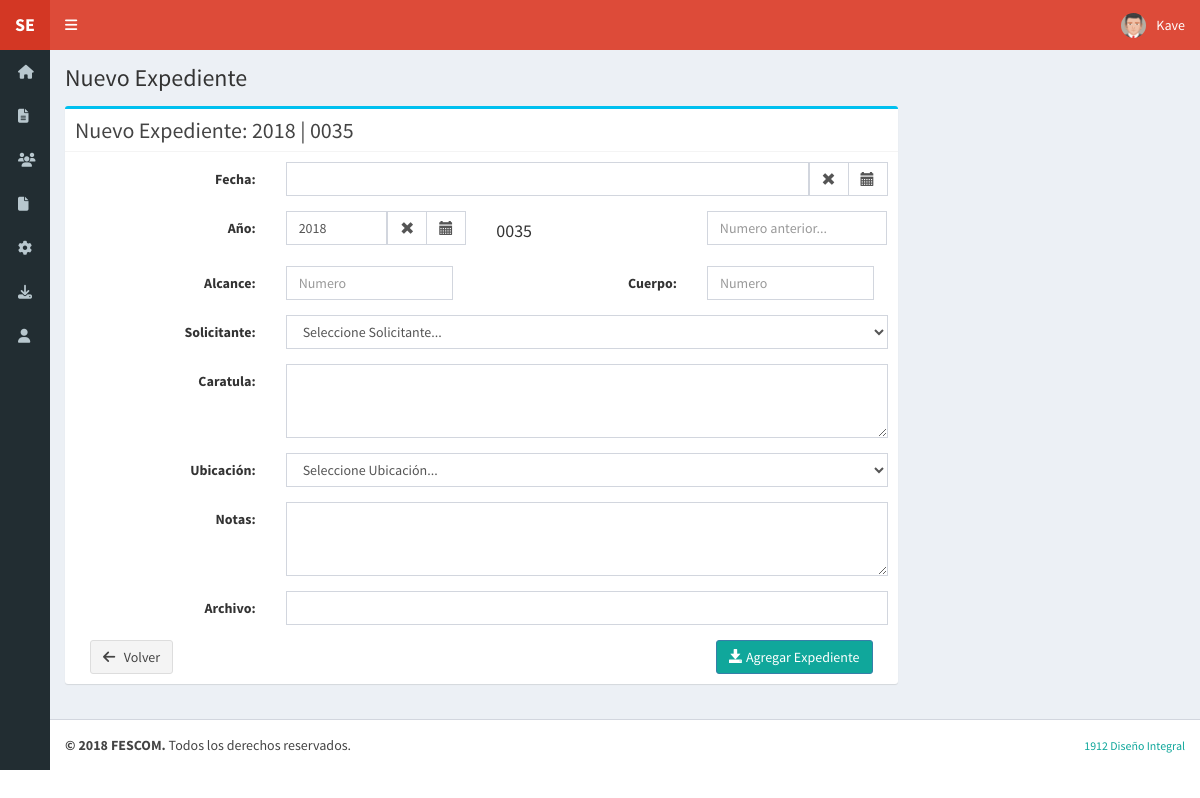
The app's page /expedientes/_nuevo.php (signed in), older data.
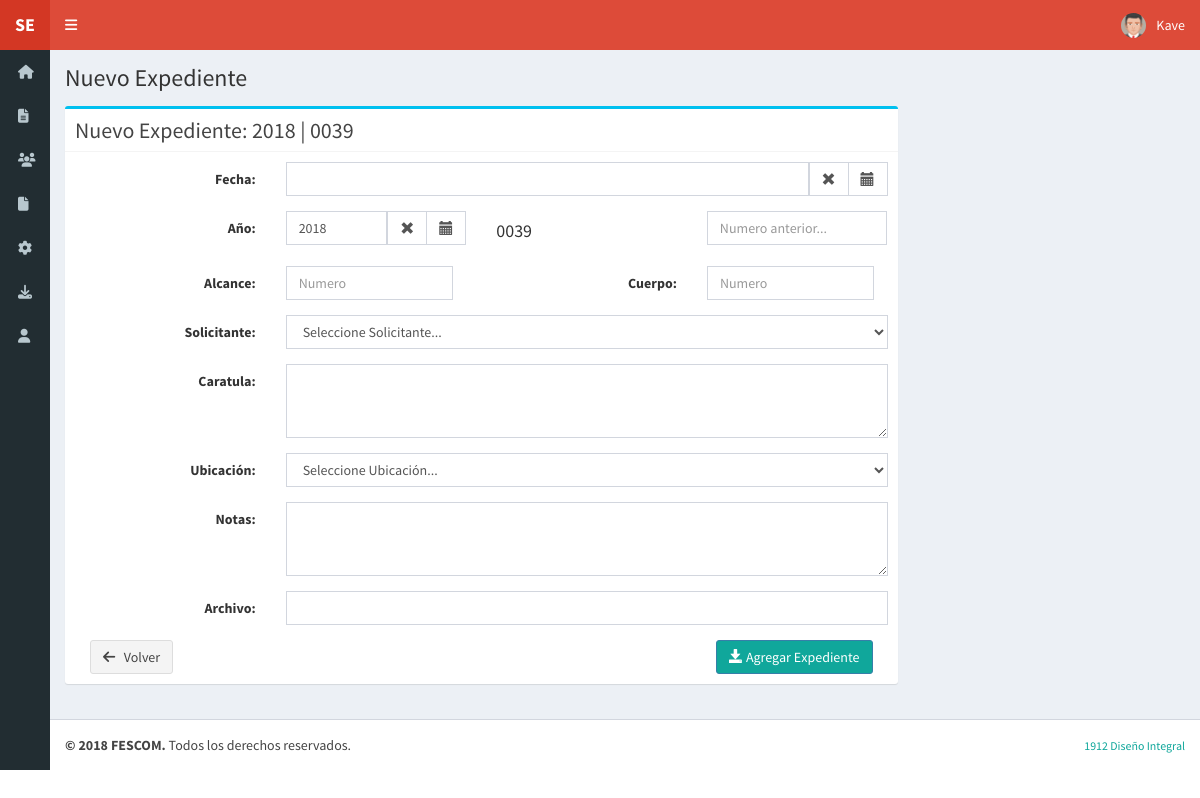
The same page, newer data.
### tables this page shows
CREATE TABLE `me_expedientes` (
  `Id` mediumint(9) NOT NULL AUTO_INCREMENT,
  `Ingreso` date NOT NULL,
  `Orden` varchar(8) NOT NULL,
  `Alcance` tinyint(4) NOT NULL,
  `Cuerpo` tinyint(4) NOT NULL,
  `Archivo` varchar(50) NOT NULL,
  `Solicitante` smallint(6) NOT NULL,
  `Caratula` varchar(300) NOT NULL,
  `Destino` smallint(6) NOT NULL,
  `Notas` varchar(50) NOT NULL,
  PRIMARY KEY (`Id`),
  KEY `Idx` (`Id`)
);

### expedientes/_nuevo.php (the view, shortened to what the changed rows need)
<?php
$iniUrl = '../';
include($iniUrl . 'header.php');
if (isset($_POST['btn-signup'])) {
	$ingreso = $mysqli->real_escape_string(trim($_POST['fecha']));
	$periodo = $_POST['periodo'];
	$numero = $_POST['NumeroExp'];
	$alcance = $_POST['alcance'];
	$cuerpo = $_POST['cuerpo'];
	$solicitante = $_POST['solicitante'];
	$caratula = $_POST['motivo'];
	$ubicacion = $_POST['destino'];
	$archivo = $_POST['archivo'];
	$notas = $_POST['notas'];
	$query = $mysqli->prepare("INSERT INTO me_expedientes(Ingreso, Orden, Alcance, Cuerpo, Archivo, Solicitante, Caratula, Destino, Notas) VALUES (?,?,?,?,?,?,?,?,?)");
	$orden = $periodo . $numero;
	$query->bind_param('ssiisisis', $ingreso, $orden, $alcance, $cuerpo, $archivo, $solicitante, $caratula, $ubicacion, $notas);
	if($query->execute()) {
			$query->close();
			header('Location: index.php');
	} else {
			$msg = '<div class="alert alert-danger"><i class="fa fa-ban"></i> &nbsp; Ha ocurrido un error al salvar Nuevo Expediente...</div>';
	}
	$mysqli->close();
} else {
	$sql = "SELECT Orden FROM me_expedientes ORDER BY Orden DESC";
	if (!$tbl_mayor = $mysqli->query($sql)) {
			echo "<h2>Error en la Consulta SQL | Expedientes.</h2>";
			exit;
	} else {
			$maximo = $tbl_mayor->fetch_assoc();
			$ultimo = intval(substr($maximo['Orden'],4,4));
			$nuevonumero = str_pad($ultimo + 1, 4, '0', STR_PAD_LEFT);
	}
}
?>
<div class="content-wrapper">
  <section class="content-header">
    <h1>Nuevo Expediente</h1>
  </section>
  <section class="content">
		<div class="row">
			<div class="col-md-9">
				<div class="box box-info">
						<div class="box-header with-border">
								<h3 class="box-title pull-left">Nuevo Expediente: <?php echo date('Y') . ' | ' . $nuevonumero; ?></h3>
						</div>
					<div class="box-body">
    					<form method="post" id="nuevo-form" class="form-horizontal" role="form">
							<div class="form-group">
								<div class="col-md-2">
									<div id="NuevoNumero">
										<h4 ><?php echo $nuevonumero; ?></h4>
									</div>
								</div>
							</div>
						</form>
          </div>
  			</div>
    	</div>
    </div>
  </section>
</div>
  <link href="<?php echo $iniUrl;?>css/malo/bootstrap-datetimepicker.min.css" rel="stylesheet">
<?php include($iniUrl . 'footer.php');
?>

Row changes from the older to the newer data that the page shows:
no longer on this page (row edited): me_expedientes: Orden "0035"
added me_expedientes: Orden "0039"
